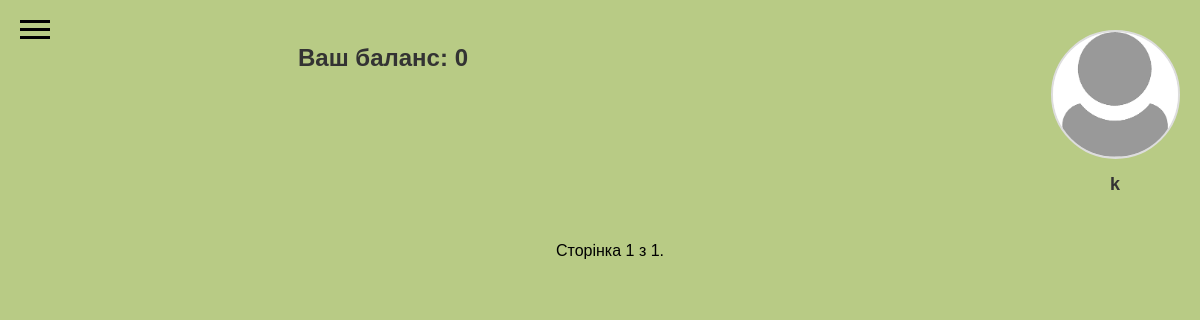
The page /partners/?page=2 (signed in) on the database as committed earlier.
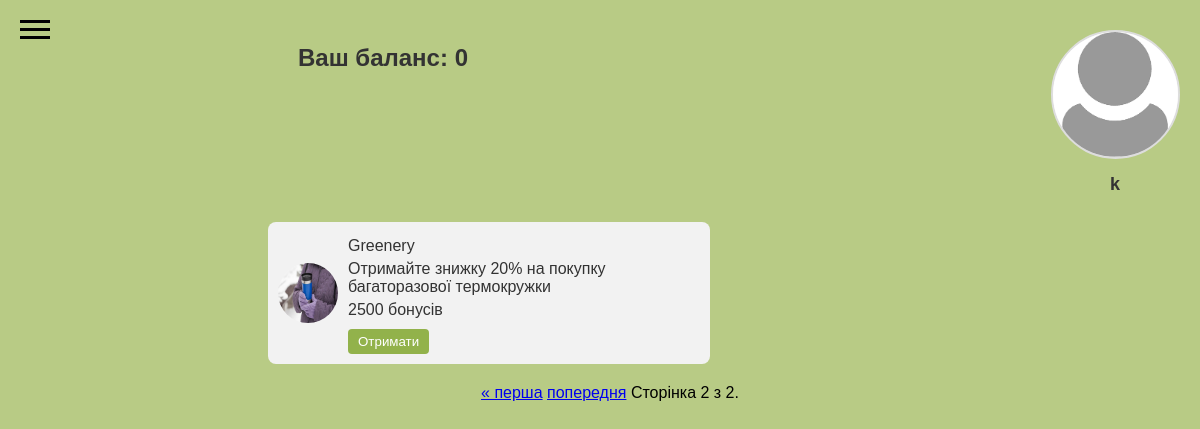
The same page on the database as committed later.
### partners/models.py (models this page shows, shortened)
class PartnerStatus(models.Model):
    user = models.ForeignKey(User, on_delete=models.CASCADE)
    partner = models.ForeignKey(Partner, on_delete=models.CASCADE)
    status = models.CharField(max_length=50, default='not redeemed')
    timestamp = models.DateTimeField(auto_now_add=True)
    promocode = models.CharField(max_length=50, blank=True, null=True)

class Partner(models.Model):
    name = models.CharField(max_length=100)
    description = models.TextField(blank=True, null=True)
    image = models.ImageField(upload_to='partner_images/', blank=True, null=True)
    points_required = models.PositiveIntegerField()

### partners/views.py (the view)
# urls.py: path('', views.partner_list, name='partner_list'),
@login_required
def partner_list(request):
    partners = PartnerStatus.objects.filter(user=request.user)
    paginator = Paginator(partners, 4)
    page_number = request.GET.get('page')
    page_obj = paginator.get_page(page_number)
    return render(request, 'partners/index.html',
                  {'page_obj': page_obj,
                   'user_balance': request.user.profile.points_balance})

### templates/partners/index.html (shortened to what this page needs)
<!DOCTYPE html>
{% load static %}
<html lang="en">
<head>
    <link rel="stylesheet" href= "{% static 'partners/css/pop_up.css' %}">
    <link rel="stylesheet" href="{% static 'partners/css/index.css' %}">
    <link rel="stylesheet" href= "{% static 'sidebar.css' %}">
    <link rel="stylesheet" href= "{% static 'profile_btn.css' %}">
</head>
<body>
    {% include 'sidebar.html' %}
    {% include 'profile_btn.html' %}
    <div class="content">
        <h1>Ваш баланс: {{ user_balance }}</h1>
        <div class="items-grid">
            {% for partner_status in page_obj %}
                <div class="item-card">
                    <img src="{{ partner_status.partner.image.url }}" alt="{{ partner_status.partner.name }}">
                    <div class="item-info">
                        <p class="item-name">{{ partner_status.partner.name }}</p>
                        <p class="item-partner">{{ partner_status.partner.description }}</p>
                        <p class="item-points">{{ partner_status.partner.points_required }} бонусів</p>
                        <form method="post" action="{% url 'redeem' partner_status.id %}">
                            <button type="button"
                            onclick="confirmRedeeming(this.form)"
                            class="buy-btn"
                            {% if partner_status.status == 'redeemed' %}disabled{% endif %}>
                            Отримати
                            </button>
                        </form>
                    </div>
                </div>
            {% endfor %}
        </div>
        <div class="pagination">
            <span class="step-links">
                {% if page_obj.has_previous %}
                    <a href="?page=1">&laquo; перша</a>
                    <a href="?page={{ page_obj.previous_page_number }}">попередня</a>
                {% endif %}
                <span class="current">
                    Сторінка {{ page_obj.number }} з {{ page_obj.paginator.num_pages }}.
                </span>
            </span>
        </div>
    </div>
</body>
</html>

Rows that differ between the two databases and show on the page:
added PartnerStatus: partner.image (picture), partner.name "Greenery", partner.description "Отримайте знижку 20% на покупку багаторазової термокружки", partner.points_required "2500"
Other text that changed with them:
{{ page_obj.number }}: "1" → "2"
{{ page_obj.paginator.num_pages }}: "1" → "2"
text now shown: "« перша попередня"
